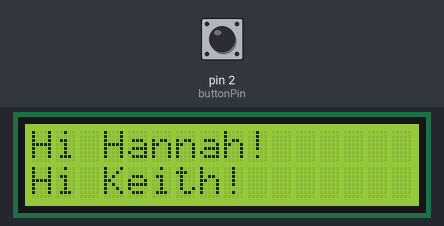
The sketch below on a simulated Arduino Uno, built with avr-gcc and run on an emulated ATmega328P. Parts: 16×2 character LCD. The test bench sets the inputs (shaded band); at power-on: pin 2 (buttonPin) HIGH.

Above: at 1.2 s.
1.3 s: pin 2 (buttonPin) pulled LOW for 1 s
At 1.61 s:
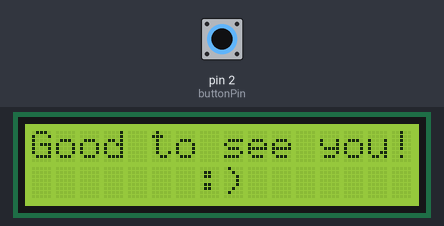
3.8 s: pin 2 (buttonPin) pulled LOW for 0.15 s
5.4 s: pin 2 (buttonPin) pulled LOW for 3.2 s
At 5.51 s:
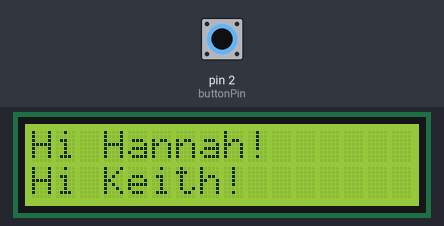
Timing chart, 0 to 8.4 s (numbered marks = the images above; inputs shaded):
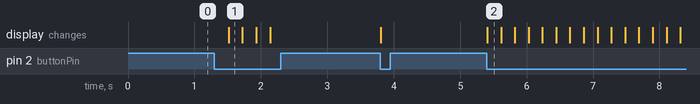

The sketch:

hello.ino
```cpp
// Include the library code:
#include <LiquidCrystal.h>

// Initialize the library with the numbers of the interface pins
LiquidCrystal lcd(7, 8, 9, 10, 11, 12);  // RS, E, D4, D5, D6, D7

// Interface pin for button
const int buttonPin = 2;
int buttonState = HIGH;
bool flag = false; // to toggle between which message to show

void setup() {
  //button logic
  pinMode(buttonPin, INPUT_PULLUP);  // Use buttonPin as the internal pull-up resistor.
  //  Serial.begin(9600); // to print messages in the tools->serial monitor

  // Initialize LCD
  lcd.begin(16, 2);

  // Starting message on LCD
  lcd.setCursor(0, 0);
  lcd.print("Hi Hannah!");
  lcd.setCursor(0, 1);
  lcd.print("Hi Keith!");
}

void loop() {
    //read and assign current button state
    buttonState = digitalRead(buttonPin);

    // Detect transition: HIGH → LOW (button just pressed)
    if (buttonState == LOW) {

      // Clear both rows
      lcd.setCursor(0, 0);
      lcd.print("                ");
      lcd.setCursor(0, 1);
      lcd.print("                ");

      // print message depending on flag
      if (flag) {
        lcd.setCursor(0, 0);
        lcd.print("Good to see you!");
        lcd.setCursor(0, 1);
        lcd.print("       :)");
        flag = false;
      } else {
        lcd.setCursor(0, 0);
        lcd.print("Hi Hannah!");
        lcd.setCursor(0, 1);
        lcd.print("Hi Keith!");
        flag = true;
      }

      delay(200);
    }

    buttonState = HIGH;  // Update last state

}
```

Measured:
- after the input at 1.3 s, the display: changes after 0.22 s (image 1)
- after the input at 5.4 s, the display: changes at once (image 2)
